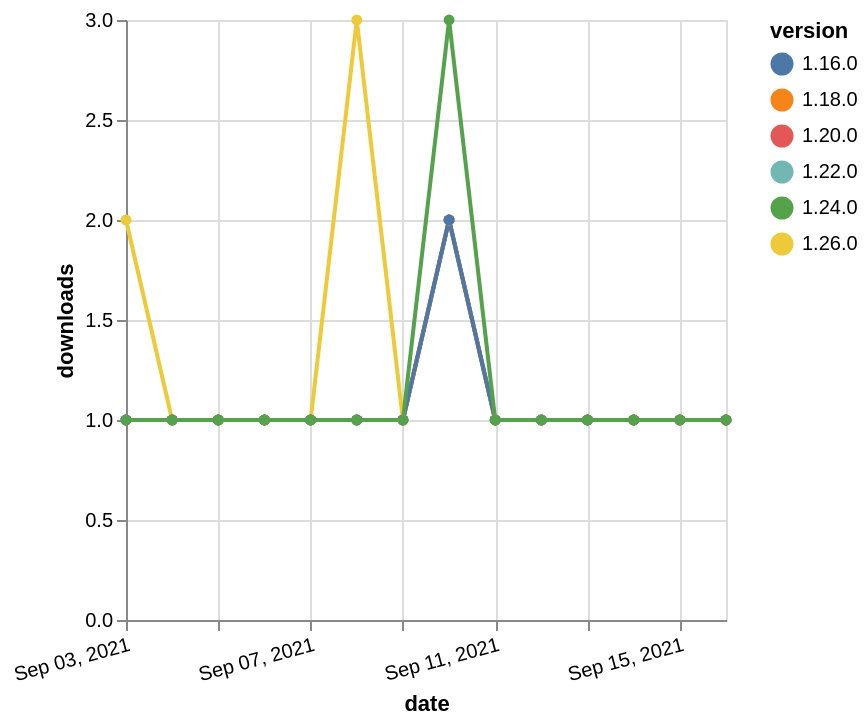

This figure's Vega-Lite source:
### Vega-Lite specification from a JSON file in a GitHub repository (floating-point values rounded to 4 significant figures)
{"$schema": "https://vega.github.io/schema/vega-lite/v5.json", "description": "A simple bar chart with embedded data.", "data": {"values": [{"date": "2021-09-03", "total": 207, "delta": 1, "version": "1.18.0"}, {"date": "2021-09-04", "total": 208, "delta": 1, "version": "1.18.0"}, {"date": "2021-09-05", "total": 209, "delta": 1, "version": "1.18.0"}, {"date": "2021-09-06", "total": 210, "delta": 1, "version": "1.18.0"}, {"date": "2021-09-07", "total": 211, "delta": 1, "version": "1.18.0"}, {"date": "2021-09-08", "total": 212, "delta": 1, "version": "1.18.0"}, {"date": "2021-09-09", "total": 213, "delta": 1, "version": "1.18.0"}, {"date": "2021-09-10", "total": 215, "delta": 2, "version": "1.18.0"}, {"date": "2021-09-11", "total": 216, "delta": 1, "version": "1.18.0"}, {"date": "2021-09-12", "total": 217, "delta": 1, "version": "1.18.0"}, {"date": "2021-09-13", "total": 218, "delta": 1, "version": "1.18.0"}, {"date": "2021-09-14", "total": 219, "delta": 1, "version": "1.18.0"}, {"date": "2021-09-15", "total": 220, "delta": 1, "version": "1.18.0"}, {"date": "2021-09-16", "total": 221, "delta": 1, "version": "1.18.0"}, {"date": "2021-09-03", "total": 171, "delta": 1, "version": "1.22.0"}, {"date": "2021-09-04", "total": 172, "delta": 1, "version": "1.22.0"}, {"date": "2021-09-05", "total": 173, "delta": 1, "version": "1.22.0"}, {"date": "2021-09-06", "total": 174, "delta": 1, "version": "1.22.0"}, {"date": "2021-09-07", "total": 175, "delta": 1, "version": "1.22.0"}, {"date": "2021-09-08", "total": 176, "delta": 1, "version": "1.22.0"}, {"date": "2021-09-09", "total": 177, "delta": 1, "version": "1.22.0"}, {"date": "2021-09-10", "total": 179, "delta": 2, "version": "1.22.0"}, {"date": "2021-09-11", "total": 180, "delta": 1, "version": "1.22.0"}, {"date": "2021-09-12", "total": 181, "delta": 1, "version": "1.22.0"}, {"date": "2021-09-13", "total": 182, "delta": 1, "version": "1.22.0"}, {"date": "2021-09-14", "total": 183, "delta": 1, "version": "1.22.0"}, {"date": "2021-09-15", "total": 184, "delta": 1, "version": "1.22.0"}, {"date": "2021-09-16", "total": 185, "delta": 1, "version": "1.22.0"}, {"date": "2021-09-03", "total": 124, "delta": 2, "version": "1.26.0"}, {"date": "2021-09-04", "total": 125, "delta": 1, "version": "1.26.0"}, {"date": "2021-09-05", "total": 126, "delta": 1, "version": "1.26.0"}, {"date": "2021-09-06", "total": 127, "delta": 1, "version": "1.26.0"}, {"date": "2021-09-07", "total": 128, "delta": 1, "version": "1.26.0"}, {"date": "2021-09-08", "total": 131, "delta": 3, "version": "1.26.0"}, {"date": "2021-09-09", "total": 132, "delta": 1, "version": "1.26.0"}, {"date": "2021-09-10", "total": 134, "delta": 2, "version": "1.26.0"}, {"date": "2021-09-11", "total": 135, "delta": 1, "version": "1.26.0"}, {"date": "2021-09-12", "total": 136, "delta": 1, "version": "1.26.0"}, {"date": "2021-09-13", "total": 137, "delta": 1, "version": "1.26.0"}, {"date": "2021-09-14", "total": 138, "delta": 1, "version": "1.26.0"}, {"date": "2021-09-15", "total": 139, "delta": 1, "version": "1.26.0"}, {"date": "2021-09-16", "total": 140, "delta": 1, "version": "1.26.0"}, {"date": "2021-09-03", "total": 196, "delta": 1, "version": "1.20.0"}, {"date": "2021-09-04", "total": 197, "delta": 1, "version": "1.20.0"}, {"date": "2021-09-05", "total": 198, "delta": 1, "version": "1.20.0"}, {"date": "2021-09-06", "total": 199, "delta": 1, "version": "1.20.0"}, {"date": "2021-09-07", "total": 200, "delta": 1, "version": "1.20.0"}, {"date": "2021-09-08", "total": 201, "delta": 1, "version": "1.20.0"}, {"date": "2021-09-09", "total": 202, "delta": 1, "version": "1.20.0"}, {"date": "2021-09-10", "total": 204, "delta": 2, "version": "1.20.0"}, {"date": "2021-09-11", "total": 205, "delta": 1, "version": "1.20.0"}, {"date": "2021-09-12", "total": 206, "delta": 1, "version": "1.20.0"}, {"date": "2021-09-13", "total": 207, "delta": 1, "version": "1.20.0"}, {"date": "2021-09-14", "total": 208, "delta": 1, "version": "1.20.0"}, {"date": "2021-09-15", "total": 209, "delta": 1, "version": "1.20.0"}, {"date": "2021-09-16", "total": 210, "delta": 1, "version": "1.20.0"}, {"date": "2021-09-03", "total": 252, "delta": 1, "version": "1.16.0"}, {"date": "2021-09-04", "total": 253, "delta": 1, "version": "1.16.0"}, {"date": "2021-09-05", "total": 254, "delta": 1, "version": "1.16.0"}, {"date": "2021-09-06", "total": 255, "delta": 1, "version": "1.16.0"}, {"date": "2021-09-07", "total": 256, "delta": 1, "version": "1.16.0"}, {"date": "2021-09-08", "total": 257, "delta": 1, "version": "1.16.0"}, {"date": "2021-09-09", "total": 258, "delta": 1, "version": "1.16.0"}, {"date": "2021-09-10", "total": 260, "delta": 2, "version": "1.16.0"}, {"date": "2021-09-11", "total": 261, "delta": 1, "version": "1.16.0"}, {"date": "2021-09-12", "total": 262, "delta": 1, "version": "1.16.0"}, {"date": "2021-09-13", "total": 263, "delta": 1, "version": "1.16.0"}, {"date": "2021-09-14", "total": 264, "delta": 1, "version": "1.16.0"}, {"date": "2021-09-15", "total": 265, "delta": 1, "version": "1.16.0"}, {"date": "2021-09-16", "total": 266, "delta": 1, "version": "1.16.0"}, {"date": "2021-09-03", "total": 200, "delta": 1, "version": "1.24.0"}, {"date": "2021-09-04", "total": 201, "delta": 1, "version": "1.24.0"}, {"date": "2021-09-05", "total": 202, "delta": 1, "version": "1.24.0"}, {"date": "2021-09-06", "total": 203, "delta": 1, "version": "1.24.0"}, {"date": "2021-09-07", "total": 204, "delta": 1, "version": "1.24.0"}, {"date": "2021-09-08", "total": 205, "delta": 1, "version": "1.24.0"}, {"date": "2021-09-09", "total": 206, "delta": 1, "version": "1.24.0"}, {"date": "2021-09-10", "total": 209, "delta": 3, "version": "1.24.0"}, {"date": "2021-09-11", "total": 210, "delta": 1, "version": "1.24.0"}, {"date": "2021-09-12", "total": 211, "delta": 1, "version": "1.24.0"}, {"date": "2021-09-13", "total": 212, "delta": 1, "version": "1.24.0"}, {"date": "2021-09-14", "total": 213, "delta": 1, "version": "1.24.0"}, {"date": "2021-09-15", "total": 214, "delta": 1, "version": "1.24.0"}, {"date": "2021-09-16", "total": 215, "delta": 1, "version": "1.24.0"}]}, "width": "container", "mark": {"type": "line", "point": {"filled": true}}, "encoding": {"x": {"field": "date", "type": "temporal", "timeUnit": "yearmonthdate", "title": "date", "axis": {"labelAngle": -15}}, "y": {"field": "delta", "type": "quantitative", "title": "downloads"}, "color": {"field": "version", "type": "nominal"}, "tooltip": {"field": "delta"}}}
